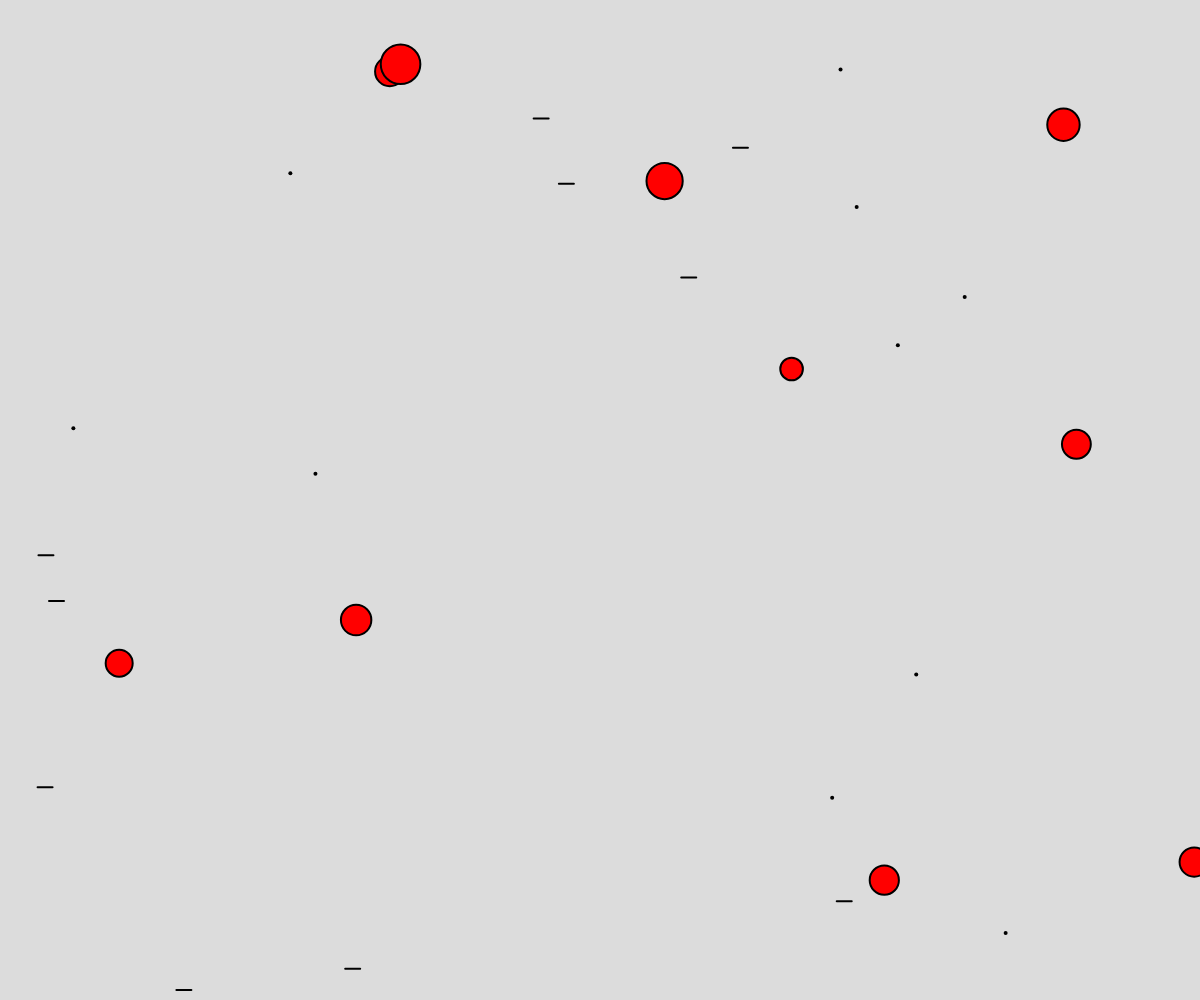
Frame 1 (no input)
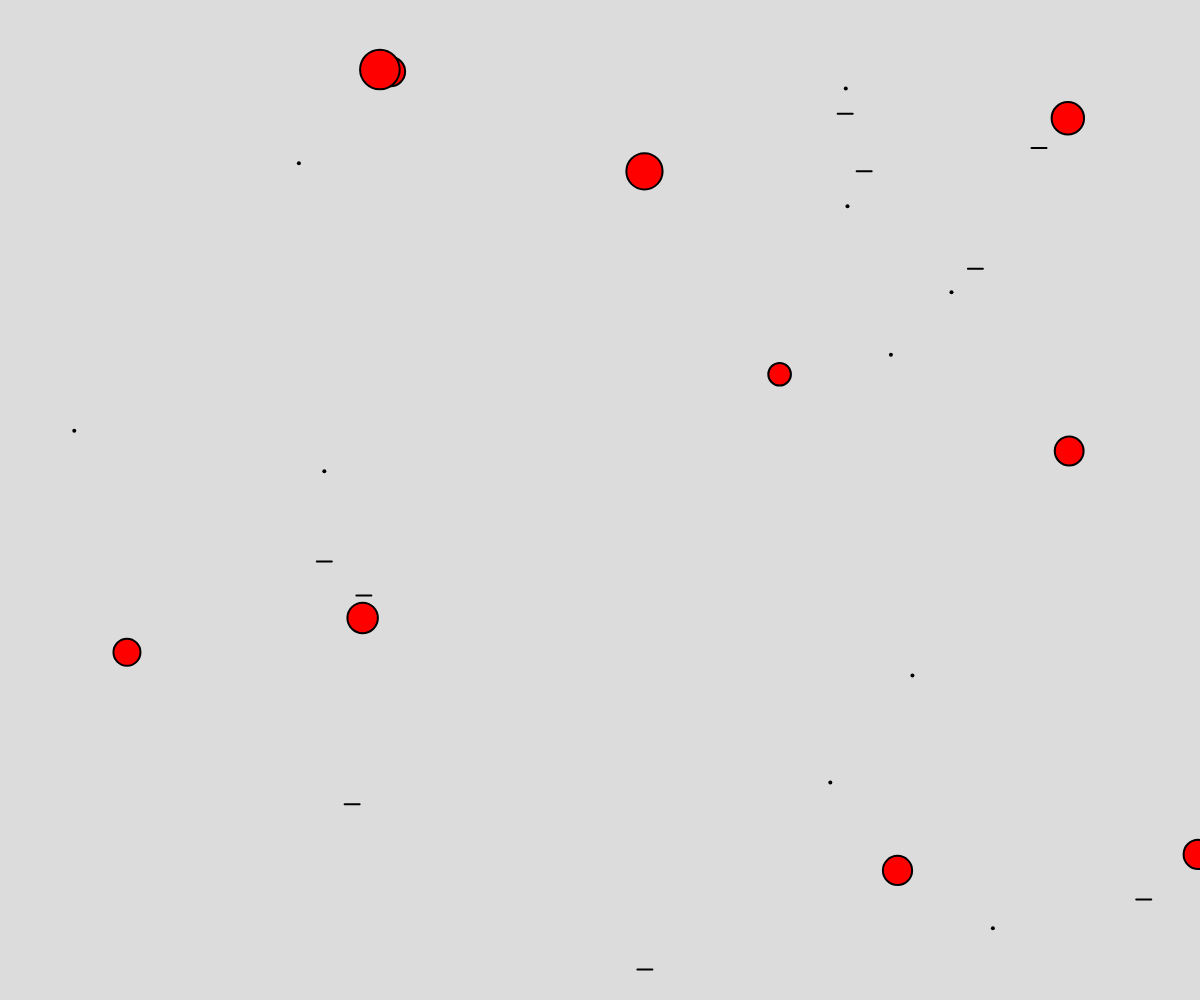
Frame 60 (no input)
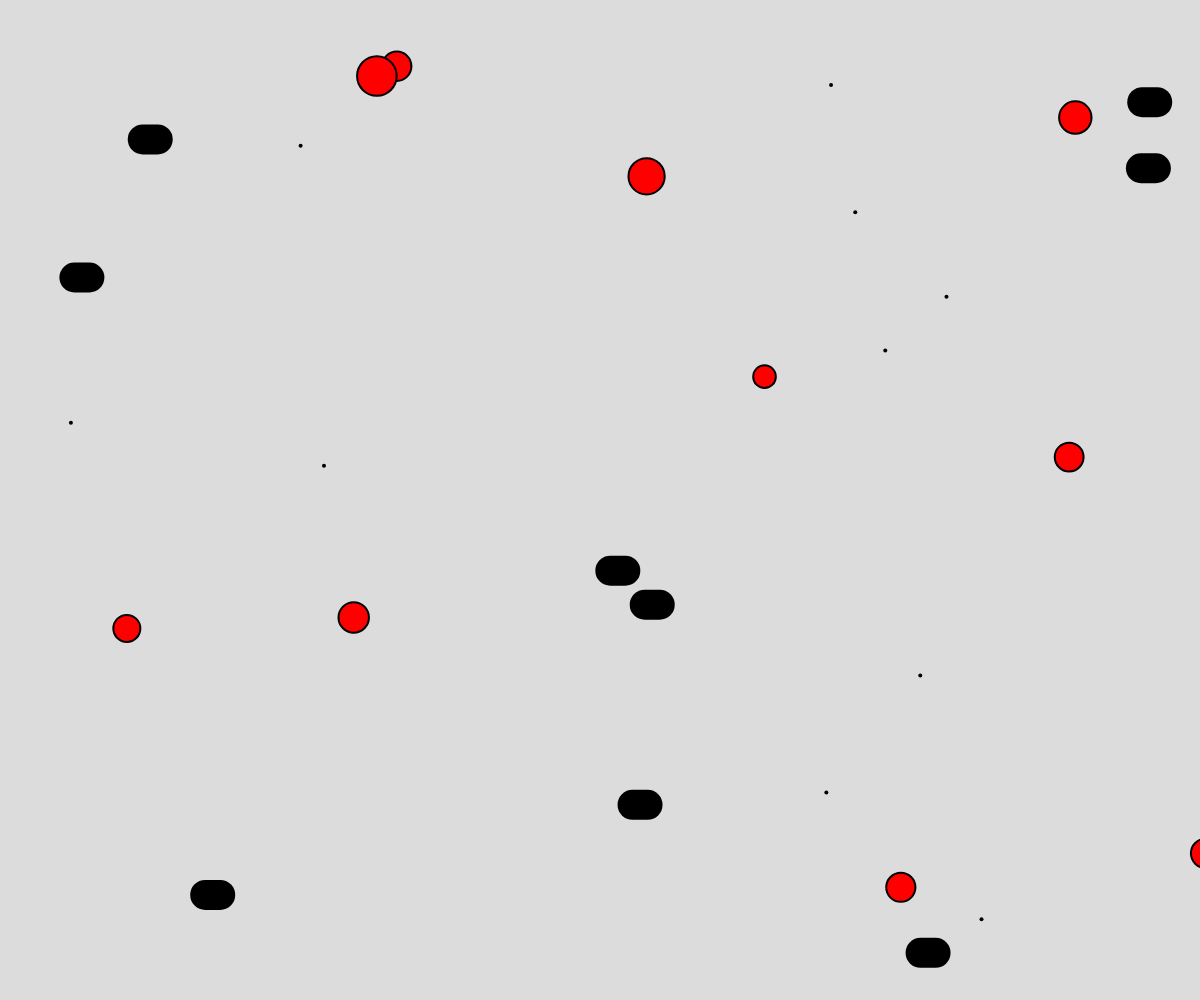
Frame 120 (the mouse pressed at the canvas centre since frame 60)

The p5.js sketch that drew these frames (run headless with seeded random() and noise() and a simulated clock; from frame 60 on, the mouse is pressed at the canvas centre):

// p5.js sketch
// ── sketch.js
// Inheritance Demo
// Vlad Atamanchuk
// Nov 29, 2023
//
// 

let objects = [];

function setup(){
  createCanvas(windowWidth, windowHeight);
  for(let i = 0; i < 10; i++){
    objects.push(new AnimatedObject(random(width),random(height)));
  }
  for(let i = 0; i < 10; i++){
    objects.push(new CircleObject(random(width),random(height),random(20,40)));
  }
  for(let i = 0; i < 10; i++){
    objects.push(new LineObject());
  }
}

function draw(){
  background(220);
  for(let o of objects){
    o.move();
    o.display();
  }
}





//"parent" or "super" class
class AnimatedObject {
  constructor(x,y){
    this.x = x;   this.y = y;
    this.size = 1;
  }
  
  move(){  //wiggle movement
    this.x += random(-2,2);
    this.y += random(-2,2);
  }

  display(){
    strokeWeight(4);
    point(this.x,this.y);
  }
}

class CircleObject extends AnimatedObject{
  constructor(x, y, d){
    super(x, y);
    this.size = d;
  }

  display(){
    strokeWeight(2);
    fill('red');
    circle(this.x, this.y, this.size);
  }
}


class LineObject extends AnimatedObject{
  constructor(){
    super(random(width),random(height));
  }
  move(){
    super.move(); //copies in wiggle code. 
    this.x+= 5;
    if(this.x > width) this.x = 0;

  }

  display(){
    //overriding the parent display method. 
    if(mouseIsPressed){
      strokeWeight(30);
    }
    else strokeWeight(2);
    

    line(this.x,this.y,this.x+15,this.y);
  
  }

}
